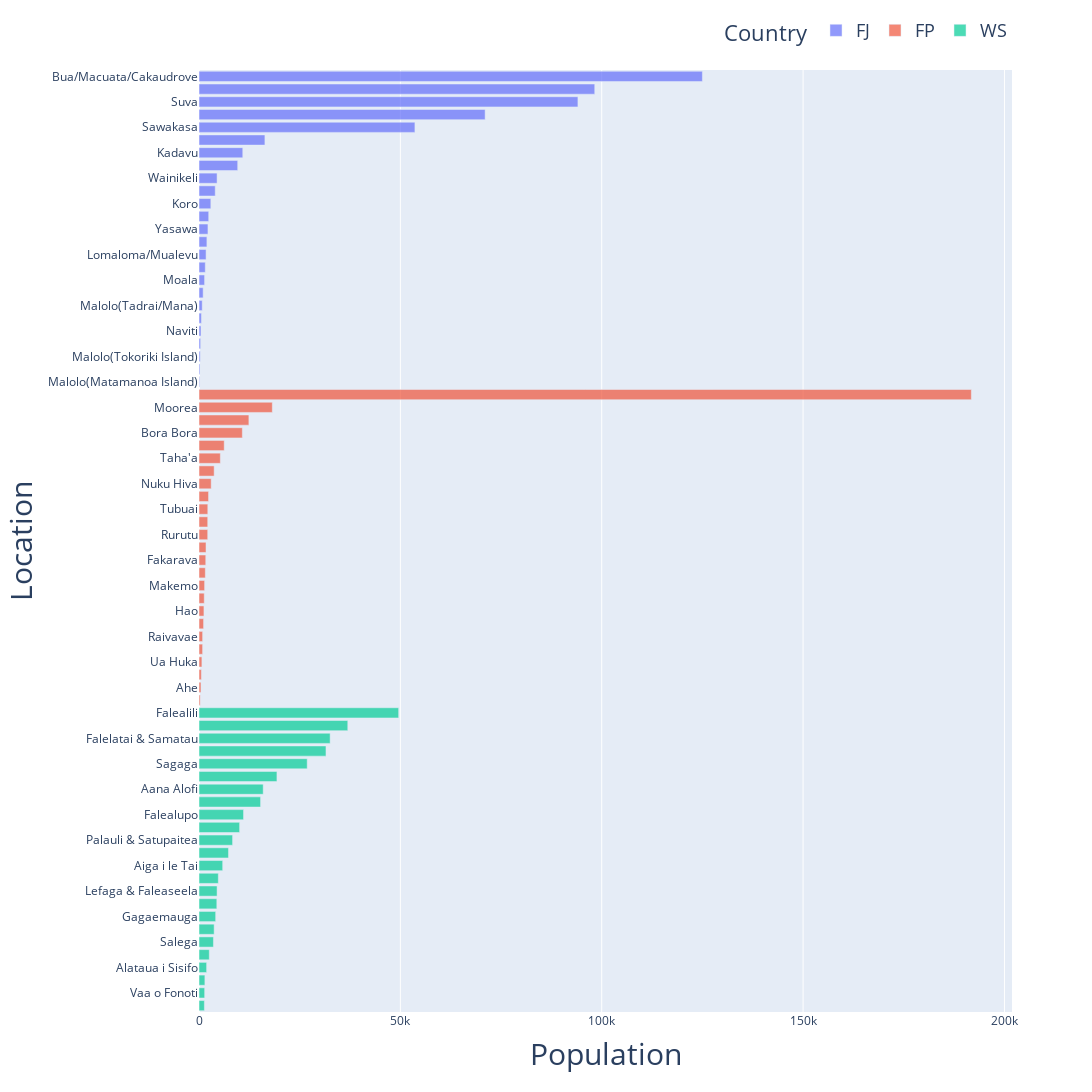
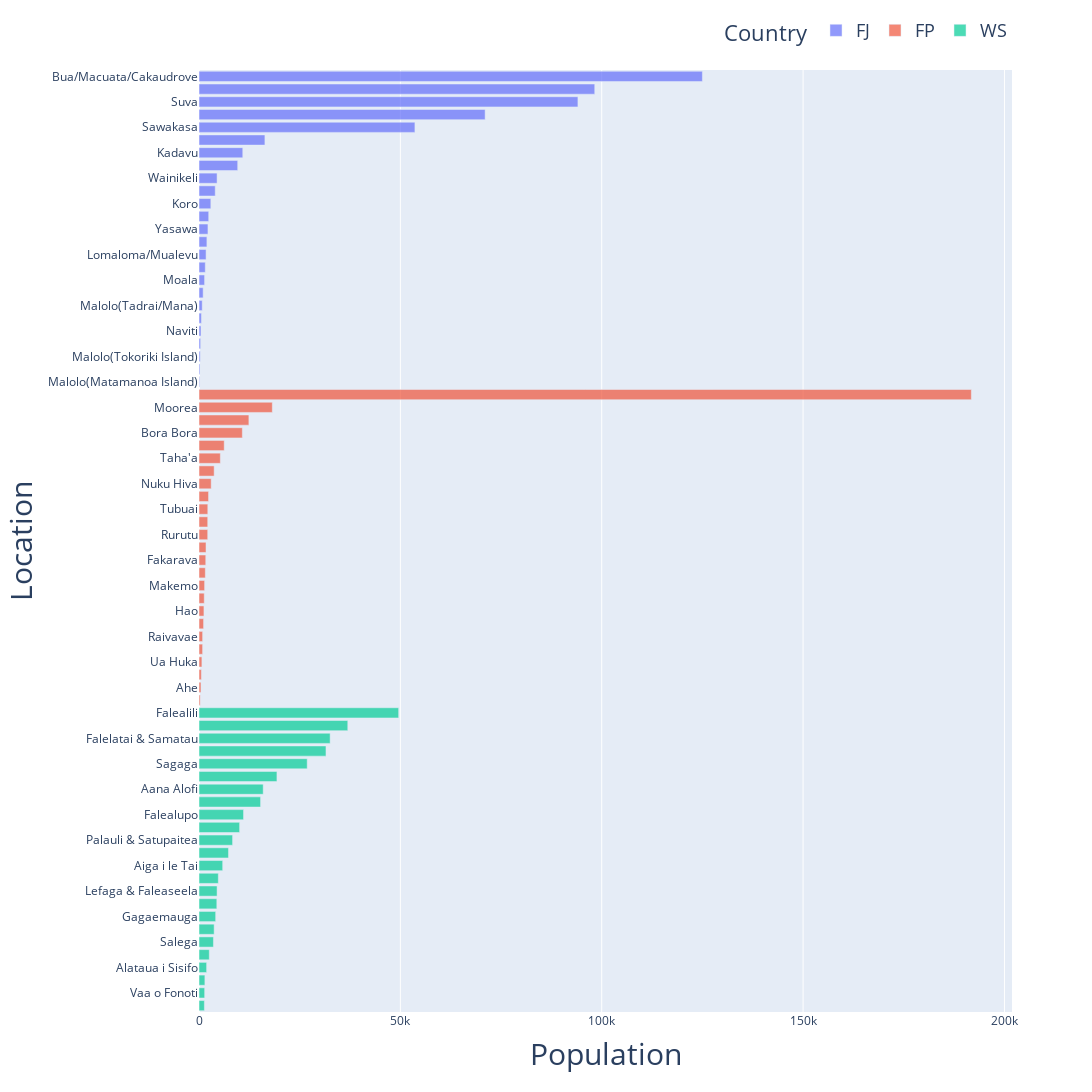

The notebook cell these images were saved under, in order:
### Code cell
# 定义颜色映射
colors = {'Fiji': 'rgba(99, 110, 250, 0.7)', 'French Polynesia': 'rgba(239, 85, 59, 0.7)', 'Samoa': 'rgba(0, 204, 150, 0.7)'}

# 使用 plotly.express 创建横向条形图
fig = px.bar(df, 
             x='Population', 
             y='Location', 
             color='Country', 
             orientation='h',
             color_discrete_map=colors,
             labels={'Population': 'Population (Thousands)', 'Location': 'Location'})#,
             #title='Population by Location and Country')


fig.for_each_trace(lambda t: t.update(name=t.name.replace('Fiji', 'FJ')
                                      .replace('French Polynesia', 'FP')
                                      .replace('Samoa', 'WS')))

# 更新布局和反转 y 轴
# 更新布局并反转 y 轴
fig.update_layout(
    xaxis_title='Population',
    yaxis_title='Location',
    yaxis=dict(autorange="reversed"),
    height=1800,
    width=1800,
    legend=dict(
        orientation="h",  # 水平放置图例
        yanchor="bottom",
        y=1.02,  # 调整图例在 y 轴上的位置
        xanchor="right",
        x=1,  # 调整图例在 x 轴上的位置
        font=dict(
            size=18  # 设置图例字体大小
        )
    ),
    xaxis_title_font=dict(size=30),  # 设置 x 轴标题字体大小
    yaxis_title_font=dict(size=30)   # 设置 y 轴标题字体大小
)

fig.show()

# 显示图像
fig.show()

# 如果需要保存为HTML或图片
fig.write_image('population_by_locations_plotly.png',height=1800, width=1800, scale=3)
fig.write_html('population_by_locations_plotly.html')

### Figure 1 — Plotly figure (JSON) as saved in the notebook; plotly's stock layout.template omitted (floating-point values rounded to 4 significant figures)
{"data": [{"alignmentgroup": "True", "hovertemplate": "Country=Fiji<br>Population (Thousands)=%{x}<br>Location=%{y}<extra></extra>", "legendgroup": "Fiji", "marker": {"color": "rgba(99, 110, 250, 0.7)", "pattern": {"shape": ""}}, "name": "FJ", "offsetgroup": "Fiji", "orientation": "h", "showlegend": true, "textposition": "auto", "type": "bar", "x": [124994, 98264, 94088, 71048, 53614, 16366, 10869, 9606, 4486, 4033, 2937, 2410, 2226, 1961, 1753, 1557, 1383, 1028, 800, 600, 500, 400, 300, 230, 150], "xaxis": "x", "y": ["Bua/Macuata/Cakaudrove", "Vuda(Lautoka)", "Suva", "Nadi", "Sawakasa", "Serua", "Kadavu", "Ovalau", "Wainikeli", "Tavuki", "Koro", "Naviti(Paradise/MantaRay/Barefoot)", "Yasawa", "Malolo(Tropica/Malolo/Likuliku/Castaway)", "Lomaloma/Mualevu", "Lakeba", "Moala", "Cicia", "Malolo(Tadrai/Mana)", "Vuda(Bounty Island)", "Naviti", "Vuda(Treasure/Beachconber)", "Malolo(Tokoriki Island)", "LomaivitiOtherIslands", "Malolo(Matamanoa Island)"], "yaxis": "y"}, {"alignmentgroup": "True", "hovertemplate": "Country=French Polynesia<br>Population (Thousands)=%{x}<br>Location=%{y}<extra></extra>", "legendgroup": "French Polynesia", "marker": {"color": "rgba(239, 85, 59, 0.7)", "pattern": {"shape": ""}}, "name": "FP", "offsetgroup": "French Polynesia", "orientation": "h", "showlegend": true, "textposition": "auto", "type": "bar", "x": [191779, 18201, 12388, 10758, 6263, 5296, 3761, 3025, 2371, 2185, 2168, 2163, 1736, 1679, 1570, 1391, 1302, 1227, 1138, 900, 893, 719, 589, 490, 292], "xaxis": "x", "y": ["Tahiti", "Moorea", "Raiatea", "Bora Bora", "Huahine", "Taha'a", "Rangiroa", "Nuku Hiva", "Hiva Oa", "Tubuai", "Ua Pou", "Rurutu", "Arutua", "Fakarava", "Gambier", "Makemo", "Maupiti", "Hao", "Manihi", "Raivavae", "Rimatara", "Ua Huka", "Tikehau", "Ahe", "Mataiva"], "yaxis": "y"}, {"alignmentgroup": "True", "hovertemplate": "Country=Samoa<br>Population (Thousands)=%{x}<br>Location=%{y}<extra></extra>", "legendgroup": "Samoa", "marker": {"color": "rgba(0, 204, 150, 0.7)", "pattern": {"shape": ""}}, "name": "WS", "offsetgroup": "Samoa", "orientation": "h", "showlegend": true, "textposition": "auto", "type": "bar", "x": [49580, 36942, 32560, 31531, 26869, 19350, 15939, 15290, 11060, 10085, 8338, 7320, 5880, 4797, 4488, 4426, 4136, 3760, 3584, 2551, 1891, 1460, 1404, 1338], "xaxis": "x", "y": ["Falealili", "Faleata", "Falelatai & Samatau", "Vaimauga", "Sagaga", "Lotofaga", "Aana Alofi", "Faasaleleaga", "Falealupo", "Anoamaa", "Palauli & Satupaitea", "Safata", "Aiga i le Tai", "Gagaifoumauga", "Lefaga & Faleaseela", "Aleipata Itupa i Lalo", "Gagaemauga", "Vaisigano", "Salega", "Siumu", "Alataua i Sisifo", "Lepa", "Vaa o Fonoti", "Aleipata Itupa i Luga"], "yaxis": "y"}], "layout": {"barmode": "relative", "height": 1800, "legend": {"font": {"size": 18}, "orientation": "h", "title": {"text": "Country"}, "tracegroupgap": 0, "x": 1, "xanchor": "right", "y": 1.02, "yanchor": "bottom"}, "margin": {"t": 60}, "width": 1800, "xaxis": {"anchor": "y", "domain": [0, 1], "title": {"font": {"size": 30}, "text": "Population"}}, "yaxis": {"anchor": "x", "autorange": "reversed", "domain": [0, 1], "title": {"font": {"size": 30}, "text": "Location"}}}}

### Figure 2 — Plotly figure (JSON) as saved in the notebook; plotly's stock layout.template omitted (floating-point values rounded to 4 significant figures)
{"data": [{"alignmentgroup": "True", "hovertemplate": "Country=Fiji<br>Population (Thousands)=%{x}<br>Location=%{y}<extra></extra>", "legendgroup": "Fiji", "marker": {"color": "rgba(99, 110, 250, 0.7)", "pattern": {"shape": ""}}, "name": "FJ", "offsetgroup": "Fiji", "orientation": "h", "showlegend": true, "textposition": "auto", "type": "bar", "x": [124994, 98264, 94088, 71048, 53614, 16366, 10869, 9606, 4486, 4033, 2937, 2410, 2226, 1961, 1753, 1557, 1383, 1028, 800, 600, 500, 400, 300, 230, 150], "xaxis": "x", "y": ["Bua/Macuata/Cakaudrove", "Vuda(Lautoka)", "Suva", "Nadi", "Sawakasa", "Serua", "Kadavu", "Ovalau", "Wainikeli", "Tavuki", "Koro", "Naviti(Paradise/MantaRay/Barefoot)", "Yasawa", "Malolo(Tropica/Malolo/Likuliku/Castaway)", "Lomaloma/Mualevu", "Lakeba", "Moala", "Cicia", "Malolo(Tadrai/Mana)", "Vuda(Bounty Island)", "Naviti", "Vuda(Treasure/Beachconber)", "Malolo(Tokoriki Island)", "LomaivitiOtherIslands", "Malolo(Matamanoa Island)"], "yaxis": "y"}, {"alignmentgroup": "True", "hovertemplate": "Country=French Polynesia<br>Population (Thousands)=%{x}<br>Location=%{y}<extra></extra>", "legendgroup": "French Polynesia", "marker": {"color": "rgba(239, 85, 59, 0.7)", "pattern": {"shape": ""}}, "name": "FP", "offsetgroup": "French Polynesia", "orientation": "h", "showlegend": true, "textposition": "auto", "type": "bar", "x": [191779, 18201, 12388, 10758, 6263, 5296, 3761, 3025, 2371, 2185, 2168, 2163, 1736, 1679, 1570, 1391, 1302, 1227, 1138, 900, 893, 719, 589, 490, 292], "xaxis": "x", "y": ["Tahiti", "Moorea", "Raiatea", "Bora Bora", "Huahine", "Taha'a", "Rangiroa", "Nuku Hiva", "Hiva Oa", "Tubuai", "Ua Pou", "Rurutu", "Arutua", "Fakarava", "Gambier", "Makemo", "Maupiti", "Hao", "Manihi", "Raivavae", "Rimatara", "Ua Huka", "Tikehau", "Ahe", "Mataiva"], "yaxis": "y"}, {"alignmentgroup": "True", "hovertemplate": "Country=Samoa<br>Population (Thousands)=%{x}<br>Location=%{y}<extra></extra>", "legendgroup": "Samoa", "marker": {"color": "rgba(0, 204, 150, 0.7)", "pattern": {"shape": ""}}, "name": "WS", "offsetgroup": "Samoa", "orientation": "h", "showlegend": true, "textposition": "auto", "type": "bar", "x": [49580, 36942, 32560, 31531, 26869, 19350, 15939, 15290, 11060, 10085, 8338, 7320, 5880, 4797, 4488, 4426, 4136, 3760, 3584, 2551, 1891, 1460, 1404, 1338], "xaxis": "x", "y": ["Falealili", "Faleata", "Falelatai & Samatau", "Vaimauga", "Sagaga", "Lotofaga", "Aana Alofi", "Faasaleleaga", "Falealupo", "Anoamaa", "Palauli & Satupaitea", "Safata", "Aiga i le Tai", "Gagaifoumauga", "Lefaga & Faleaseela", "Aleipata Itupa i Lalo", "Gagaemauga", "Vaisigano", "Salega", "Siumu", "Alataua i Sisifo", "Lepa", "Vaa o Fonoti", "Aleipata Itupa i Luga"], "yaxis": "y"}], "layout": {"barmode": "relative", "height": 1800, "legend": {"font": {"size": 18}, "orientation": "h", "title": {"text": "Country"}, "tracegroupgap": 0, "x": 1, "xanchor": "right", "y": 1.02, "yanchor": "bottom"}, "margin": {"t": 60}, "width": 1800, "xaxis": {"anchor": "y", "domain": [0, 1], "title": {"font": {"size": 30}, "text": "Population"}}, "yaxis": {"anchor": "x", "autorange": "reversed", "domain": [0, 1], "title": {"font": {"size": 30}, "text": "Location"}}}}
